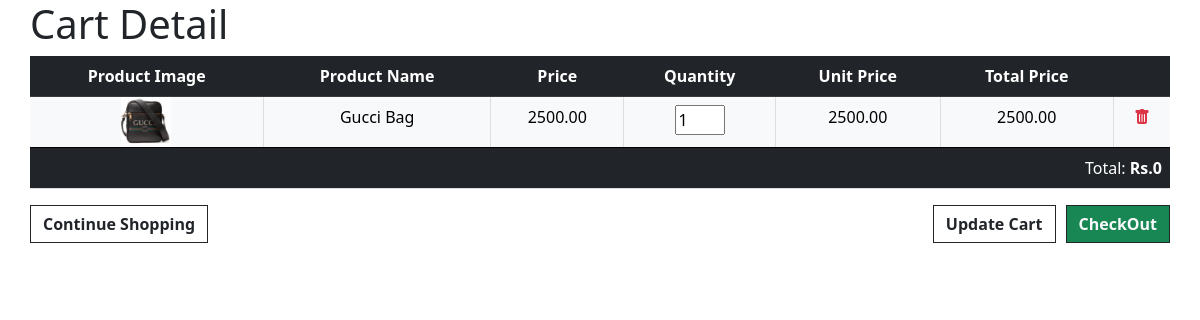
The page /cart/ on the database as committed earlier.
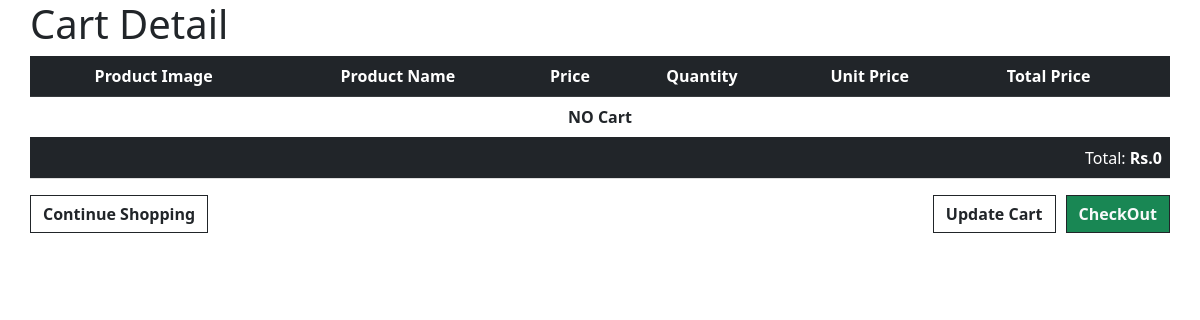
The same page on the database as committed later.
### techspot_app/models.py (models this page shows, shortened)
class CartItemModel(models.Model):
    cart = models.ForeignKey(
        CartModel, on_delete=models.CASCADE, related_name="cart_items"
    )
    product = models.ForeignKey(
        ProductModel,
        on_delete=models.SET_NULL,
        null=True,
        blank=True,
        related_name="cart_items",
    )
    quantity = models.PositiveIntegerField(default=1)
    unit_price = models.DecimalField(
        max_digits=10,
        decimal_places=2,
        null=True,
        blank=True,
        help_text="Snapshot of the price at the time the item was added",
    )
    def total_price(self):
        if self.unit_price is not None:
            return self.unit_price * self.quantity
        elif self.product and self.product.product_price is not None:
            return self.product.product_price * self.quantity
        return 0

class ProductModel(models.Model):
    product_category = models.ForeignKey(
        CategoryModel,
        related_name="productcategory",
        on_delete=models.CASCADE,
    )
    product_name = models.CharField(max_length=200, default="")
    product_description = models.CharField(max_length=200, default="")
    product_price = models.DecimalField(max_digits=10, decimal_places=2, default=0)
    product_image = models.ImageField(
        upload_to="productImage/", default="", null=True, blank=True
    )
    pro_sub_category = models.ForeignKey(
        Sub_CategoryModel,
        related_name="productSubCategory",
        on_delete=models.CASCADE,
        null=True,
        blank=True,
    )
    product_stock = models.IntegerField(default=0)
    product_discount = models.DecimalField(max_digits=5, decimal_places=2, default=0)
    created_at = models.DateField(auto_now_add=True)
    updated_on = models.DateField(auto_now=True)

### techspot_app/views.py (the view)
# urls.py: path("cart/", cart_detail, name="cart_Detail"),
def cart_detail(request):
    cart_det = CartItemModel.objects.all()
    user_id = request.session.get("user.id")
    user = UserModel.objects.filter(id=user_id).first()
    if user_id:
        cart = CartModel.objects.get(user=user, is_paid=False).first()
        cart_items = CartItemModel.objects.filter(cart=cart) if cart else []
    else:
        cart_items = []
    total_items_count = (
        len(cart_items) if isinstance(cart_items, list) else cart_items.count()
    )
    grand_total = sum(
        float(item.total_price()) if item.product else 0 for item in cart_items
    )
    context = {
        "cartdet": cart_det,
        "total_items_count": total_items_count,
        "grand_total": grand_total,
    }
    return render(request, "content/cart_detail.html", context)

### techspot_app/templates/content/cart_detail.html (shortened to what this page needs)
{% extends 'base.html' %}
{% load static %}
{% block cart_detail %}
<div class="container col-lg-12">
    <h1>Cart Detail</h1>
    <form action="{% url 'update_all_cart_details' %}" method="POST">
        <table class="table">
            <tr class="table-dark text-center">
                <th>Product Image</th>
                <th>Product Name</th>
                <th>Price</th>
                <th>Quantity</th>
                <th>Unit Price</th>
                <th>Total Price</th>
                <th></th>
            </tr>
            {% if cartdet %}
            {% for cartdetail in cartdet %}
            <tr class="table-light text-center">
                <td class="p-0 m-0">
                    <img src="{{ cartdetail.product.product_image.url }}" width="50px" height="50px"
                        alt="{{ cartdetail.product.product_name }}">
                </td>
                <td>{{ cartdetail.product.product_name }}</td>
                <td>{{ cartdetail.product.product_price }}</td>
                <td><input type="number" name="quantity_{{ cartdetail.id }}" style="width: 50px;"
                        value="{{ cartdetail.quantity|default:1 }}" min="1">
                </td>
                <td>{{ cartdetail.product.product_price }}</td>
                <td>{{ cartdetail.total_price }}</td>
                <td>
                    <a href="{% url 'cartdetail_delete' cartdetail.id %}" class="text-danger bi bi-trash-fill"></a>
                </td>
            </tr>
            {% endfor %}
            {% else %}
            <tr>
                <td colspan="7" class="text-center fw-bold">NO Cart</td>
            </tr>
            {% endif %}
            <tfoot>
                <tr class="table-dark text-end">
                    <td colspan="7" class="">Total: <span class="fw-bold">Rs.{{grand_total}}</span></td>
                </tr>
            </tfoot>
        </table>
        <div class="d-flex justify-content-between">
            <div class="inline">
                <a href="{% url 'allproduct' %}"
                    class="btn btn-primary rounded-0 bg-transparent text-dark fw-bold border-dark">
                    Continue Shopping</a>
            </div>
            <div class="text-center d-flex justify-content-end ">
                <button type="submit"
                    class="btn btn-primary rounded-0 bg-transparent text-dark fw-bold border-dark updateCartBtn">Update
                    Cart</button>
                <div class="text-center d-flex justify-content-end" style="padding-left: 10px;">
                    <a href="{% url 'checkout' %}"
                        class="btn btn-primary rounded-0 bg-success text-light fw-bolder border-dark">CheckOut</a>
                </div>
            </div>
        </div>
    </form>
</div>
{% endblock %}

### techspot_app/templates/base.html (shortened to what this page needs)
{% extends "mainpage.html" %}
{% load static %}
{% block home %}
{% block cart_detail %}{% endblock %}
{% endblock %}

### techspot_app/templates/mainpage.html (shortened to what this page needs)
<!DOCTYPE html>
<html lang="en">
  <head>
    <link
      rel="stylesheet"
      href="https://cdn.jsdelivr.net/npm/bootstrap-icons@1.11.1/font/bootstrap-icons.css"
    />
    <link
      href="https://cdn.jsdelivr.net/npm/bootstrap@5.0.2/dist/css/bootstrap.min.css"
      rel="stylesheet"
    />
    <link
      rel="stylesheet"
      href="https://cdnjs.cloudflare.com/ajax/libs/font-awesome/6.6.0/css/all.min.css"
    />
    {% load static %}
    <link rel="stylesheet" href="{% static 'CSS/mainstyle.css' %}" />
  </head>
  <body>
   {% block home %} {% endblock %}
  </body>
</html>

### static/CSS/mainstyle.css (style rules this page uses)
.container { max-width: 95%; padding: 0; }
:root { --main-color: #000000; --secondary-color: #f1f1f1; --text-color: #333; }

### techspot_app/templates/content/cart_detail.html (style rules this page uses)
td { border: 1px solid rgb(222, 222, 222); }
td:first-child { border-left: none; }
td:last-child { border-right: none; }

Rows that differ between the two databases and show on the page:
removed CartItemModel: product.product_image (picture), product.product_name "Gucci Bag", product.product_price "2500.00", quantity "1", total_price "2500.00"
Other text that changed with them:
text now shown: "NO Cart"
